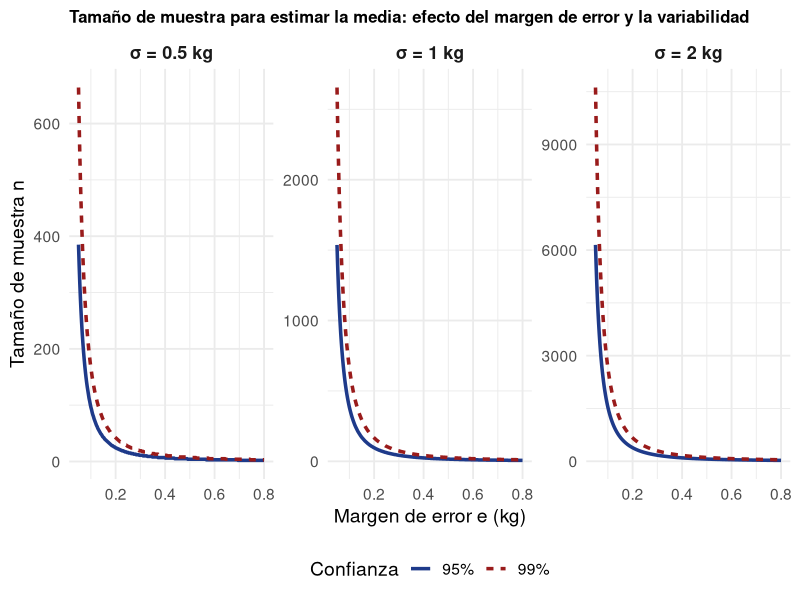

The R script that drew this image:
## ---- chunk 1
#| echo: false
#| fig-width: 11
#| fig-height: 4.6
#| fig-align: center

library(ggplot2)

# e en las mismas unidades que σ (ej. kg, cm, L)
# σ representa variabilidad agrícola típica:
#   0.5 kg → frutos pequeños (aguacate, papa)
#   1.0 kg → rendimiento por planta
#   2.0 kg → producción por lote
e_seq  <- seq(0.05, 0.8, length = 300)
sigmas <- c(0.5, 1.0, 2.0)
z95    <- 1.96; z99 <- 2.576

df <- do.call(rbind, lapply(sigmas, function(s) {
  rbind(
    data.frame(e = e_seq,
               n = ceiling((z95 * s / e_seq)^2),
               sigma = paste0("σ = ", s, " kg"),
               conf = "95%"),
    data.frame(e = e_seq,
               n = ceiling((z99 * s / e_seq)^2),
               sigma = paste0("σ = ", s, " kg"),
               conf = "99%")
  )
}))

ggplot(df, aes(x = e, y = n, color = conf, linetype = conf)) +
  geom_line(linewidth = 1.2) +
  facet_wrap(~sigma, scales = "free_y") +
  scale_color_manual(values = c("95%" = "#1e3a8a", "99%" = "#991b1b")) +
  labs(x = "Margen de error e (kg)",
       y = "Tamaño de muestra n",
       title = "Tamaño de muestra para estimar la media: efecto del margen de error y la variabilidad",
       color = "Confianza", linetype = "Confianza") +
  theme_minimal(base_size = 14) +
  theme(legend.position = "bottom",
        plot.title = element_text(size = 12, face = "bold"),
        strip.text = element_text(size = 13, face = "bold"))
